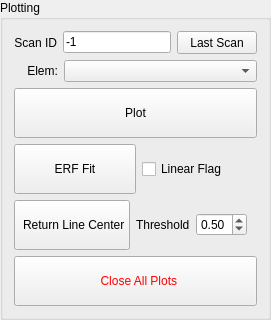
         <widget class="QGroupBox" name="groupBox">
          <property name="sizePolicy">
           <sizepolicy hsizetype="Fixed" vsizetype="Fixed">
            <horstretch>0</horstretch>
            <verstretch>0</verstretch>
           </sizepolicy>
          </property>
          <property name="title">
           <string>Plotting</string>
          </property>
          <layout class="QGridLayout" name="gridLayout_55">
           <item row="3" column="0">
            <widget class="QPushButton" name="pb_close_all_plot">
             <property name="sizePolicy">
              <sizepolicy hsizetype="Preferred" vsizetype="Fixed">
               <horstretch>0</horstretch>
               <verstretch>0</verstretch>
              </sizepolicy>
             </property>
             <property name="styleSheet">
              <string notr="true">color: rgb(255, 0, 0);</string>
             </property>
             <property name="text">
              <string>
  Close All Plots 
</string>
             </property>
            </widget>
           </item>
           <item row="2" column="0">
            <layout class="QGridLayout" name="gridLayout_54">
             <property name="rightMargin">
              <number>10</number>
             </property>
             <item row="0" column="0">
              <layout class="QGridLayout" name="gridLayout_5">
               <item row="0" column="0">
                <widget class="QPushButton" name="pb_erf_fit">
                 <property name="sizePolicy">
                  <sizepolicy hsizetype="Preferred" vsizetype="Fixed">
                   <horstretch>0</horstretch>
                   <verstretch>0</verstretch>
                  </sizepolicy>
                 </property>
                 <property name="text">
                  <string> 
ERF Fit
</string>
                 </property>
                </widget>
               </item>
               <item row="0" column="1">
                <widget class="QCheckBox" name="cb_erf_linear_flag">
                 <property name="sizePolicy">
                  <sizepolicy hsizetype="Fixed" vsizetype="Fixed">
                   <horstretch>0</horstretch>
                   <verstretch>0</verstretch>
                  </sizepolicy>
                 </property>
                 <property name="layoutDirection">
                  <enum>Qt::LeftToRight</enum>
                 </property>
                 <property name="text">
                  <string>Linear Flag      </string>
                 </property>
                </widget>
               </item>
              </layout>
             </item>
             <item row="1" column="0">
              <layout class="QGridLayout" name="gridLayout_18">
               <item row="0" column="1">
                <layout class="QHBoxLayout" name="horizontalLayout_14">
                 <property name="rightMargin">
                  <number>0</number>
                 </property>
                 <item>
                  <widget class="QLabel" name="label_49">
                   <property name="sizePolicy">
                    <sizepolicy hsizetype="Fixed" vsizetype="Fixed">
                     <horstretch>0</horstretch>
                     <verstretch>0</verstretch>
                    </sizepolicy>
                   </property>
                   <property name="text">
                    <string>Threshold</string>
                   </property>
                  </widget>
                 </item>
                 <item>
                  <widget class="QDoubleSpinBox" name="dsb_line_center_thre">
                   <property name="sizePolicy">
                    <sizepolicy hsizetype="Fixed" vsizetype="Fixed">
                     <horstretch>0</horstretch>
                     <verstretch>0</verstretch>
                    </sizepolicy>
                   </property>
                   <property name="minimum">
                    <double>0.010000000000000</double>
                   </property>
                   <property name="maximum">
                    <double>1.000000000000000</double>
                   </property>
                   <property name="value">
                    <double>0.500000000000000</double>
                   </property>
                  </widget>
                 </item>
                </layout>
               </item>
               <item row="0" column="0">
                <widget class="QPushButton" name="pb_plot_line_center">
                 <property name="sizePolicy">
                  <sizepolicy hsizetype="Preferred" vsizetype="Fixed">
                   <horstretch>0</horstretch>
                   <verstretch>0</verstretch>
                  </sizepolicy>
                 </property>
                 <property name="text">
                  <string> 
 Return Line Center 
 </string>
                 </property>
                </widget>
               </item>
              </layout>
             </item>
            </layout>
           </item>
           <item row="0" column="0">
            <layout class="QGridLayout" name="gridLayout_51">
             <property name="rightMargin">
              <number>0</number>
             </property>
             <item row="1" column="0">
              <layout class="QGridLayout" name="gridLayout_10">
               <item row="0" column="0">
                <widget class="QLabel" name="label_48">
                 <property name="sizePolicy">
                  <sizepolicy hsizetype="Fixed" vsizetype="Preferred">
                   <horstretch>0</horstretch>
                   <verstretch>0</verstretch>
                  </sizepolicy>
                 </property>
                 <property name="text">
                  <string>    Elem:</string>
                 </property>
                </widget>
               </item>
               <item row="0" column="1">
                <widget class="QComboBox" name="cb_plot_elem">
                 <property name="sizePolicy">
                  <sizepolicy hsizetype="Preferred" vsizetype="Fixed">
                   <horstretch>0</horstretch>
                   <verstretch>0</verstretch>
                  </sizepolicy>
                 </property>
                </widget>
               </item>
              </layout>
             </item>
             <item row="0" column="0">
              <layout class="QGridLayout" name="gridLayout_2">
               <item row="0" column="2">
                <widget class="QPushButton" name="pb_plot_last">
                 <property name="sizePolicy">
                  <sizepolicy hsizetype="Fixed" vsizetype="Fixed">
                   <horstretch>0</horstretch>
                   <verstretch>0</verstretch>
                  </sizepolicy>
                 </property>
                 <property name="minimumSize">
                  <size>
                   <width>80</width>
                   <height>23</height>
                  </size>
                 </property>
                 <property name="text">
                  <string>Last Scan</string>
                 </property>
                </widget>
               </item>
               <item row="0" column="1">
                <widget class="QLineEdit" name="le_plot_sd">
                 <property name="sizePolicy">
                  <sizepolicy hsizetype="Preferred" vsizetype="Fixed">
                   <horstretch>0</horstretch>
                   <verstretch>0</verstretch>
                  </sizepolicy>
                 </property>
                 <property name="text">
                  <string>-1</string>
                 </property>
                </widget>
               </item>
               <item row="0" column="0">
                <widget class="QLabel" name="label">
                 <property name="text">
                  <string>Scan ID</string>
                 </property>
                 <property name="alignment">
                  <set>Qt::AlignRight|Qt::AlignTrailing|Qt::AlignVCenter</set>
                 </property>
                </widget>
               </item>
              </layout>
             </item>
            </layout>
           </item>
           <item row="1" column="0">
            <widget class="QPushButton" name="pb_plot">
             <property name="sizePolicy">
              <sizepolicy hsizetype="Preferred" vsizetype="Fixed">
               <horstretch>0</horstretch>
               <verstretch>0</verstretch>
              </sizepolicy>
             </property>
             <property name="styleSheet">
              <string notr="true">QPushButton:pressed{ 
	background-color: rgb(255, 0, 0); 
	}</string>
             </property>
             <property name="text">
              <string>  
Plot
</string>
             </property>
            </widget>
           </item>
          </layout>
         </widget>
